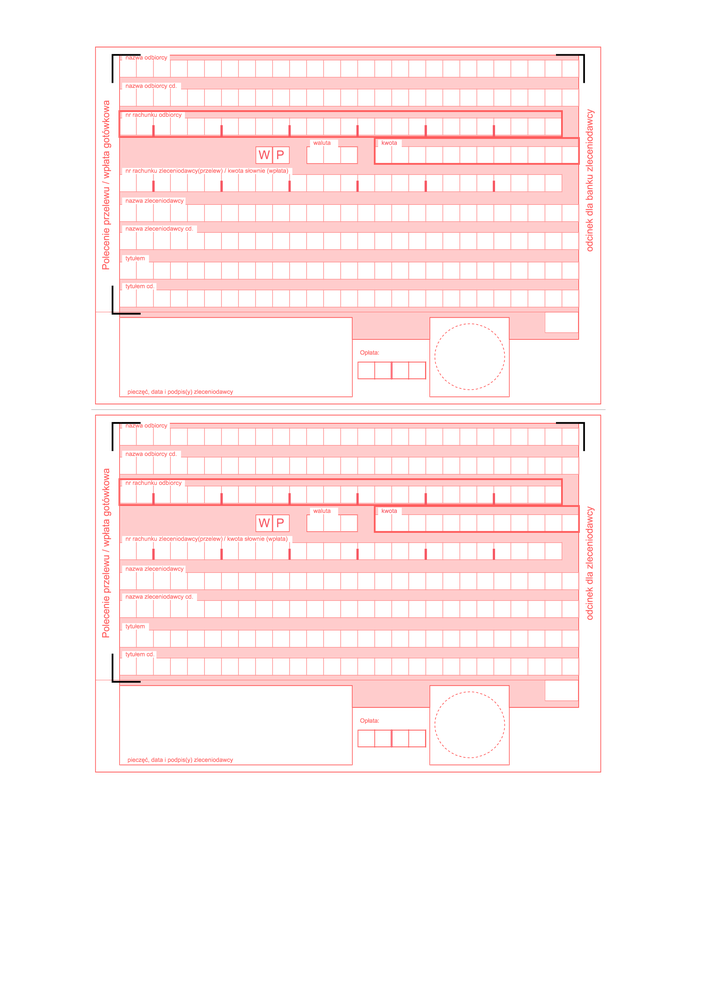
#> input picture assets/images/blankiet.png, 706 x 999 px, shrunk from 2480 x 3508 before the run, found by its file name
$ python map_template.py
#> lines starting #> are read from the running program, lines starting #| are printed output that depends on the picture; after the words box and inside, x2 and y2 are one past the last pixel; in counts of white or black regions, pixels touching at a corner belong together
# -*- coding: utf-8 -*-
"""Oblicz srodki kazdej kratki w kazdym polu. Wymaga dokladnej analizy."""
import json
import sys
import codecs
from PIL import Image
import numpy as np

sys.stdout = codecs.getwriter('utf-8')(sys.stdout.buffer)

img = Image.open(r'C:\Users\mzdrowy\Desktop\Projekty Opencode\Aplikacje\XX Polecenie przelewuPDF XX\assets\images\blankiet.png')
#> img is the input picture: PIL image 706x999 RGBA; mean R, G, B, A 117, 99.3, 99.3, 109.8
W, H = img.size
#> W = 706; H = 999
PX_PER_MM = W / 210.0
#> PX_PER_MM = 3.36

arr = np.array(img.convert('RGB'))
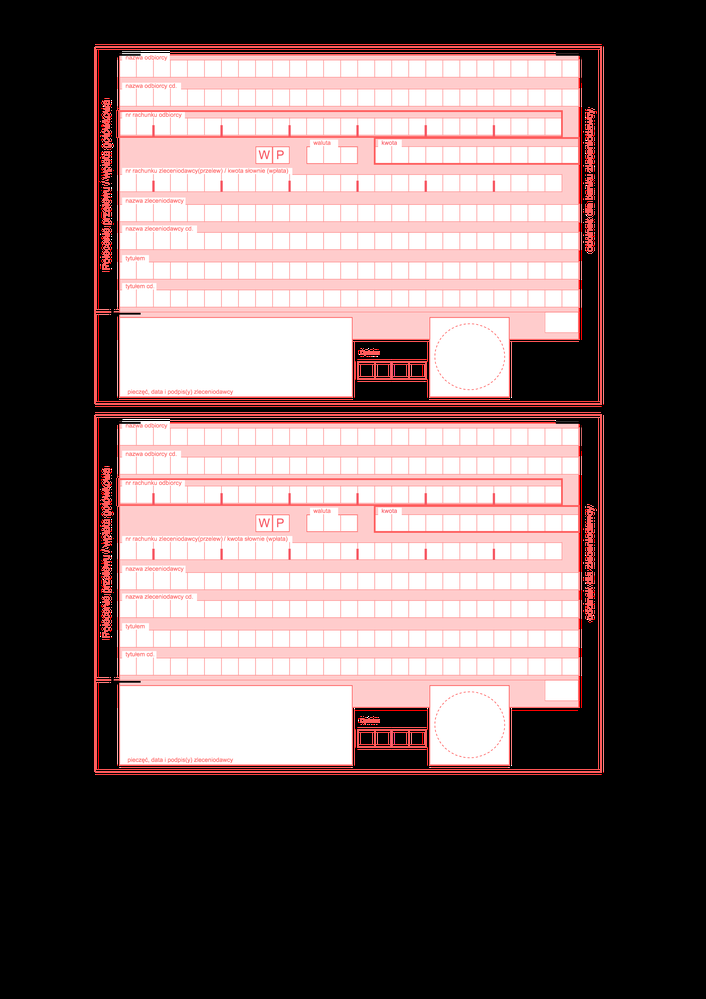
#> arr: shape (999, 706, 3); mean R, G, B 117, 99.3, 99.3
r, g, b = arr[:,:,0], arr[:,:,1], arr[:,:,2]
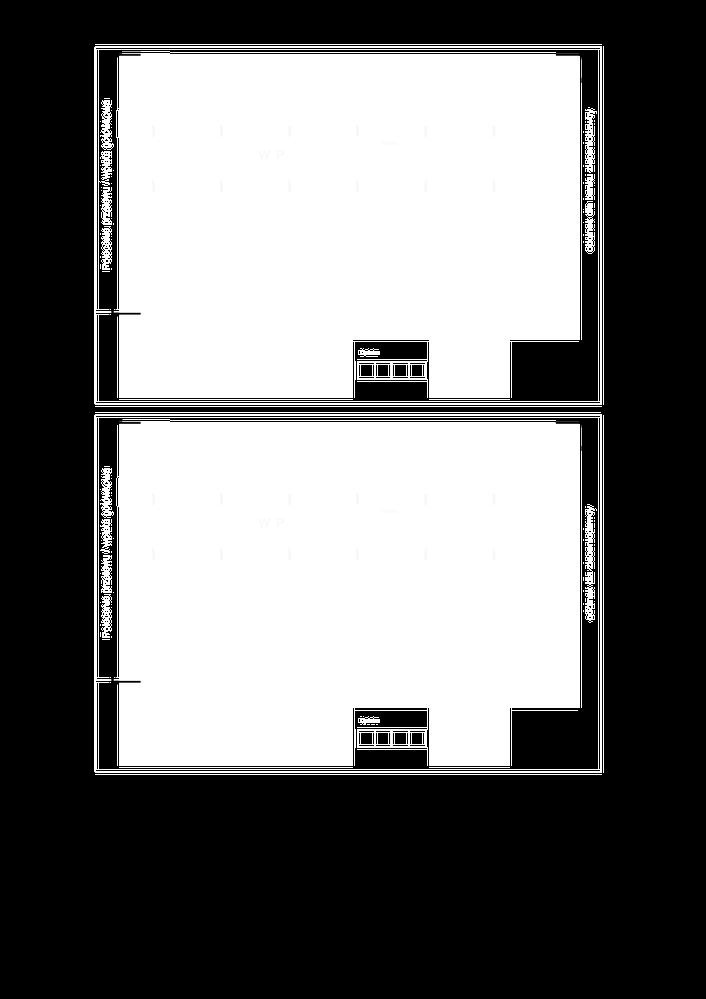
#> r: shape (999, 706); min 0, max 255, mean 117
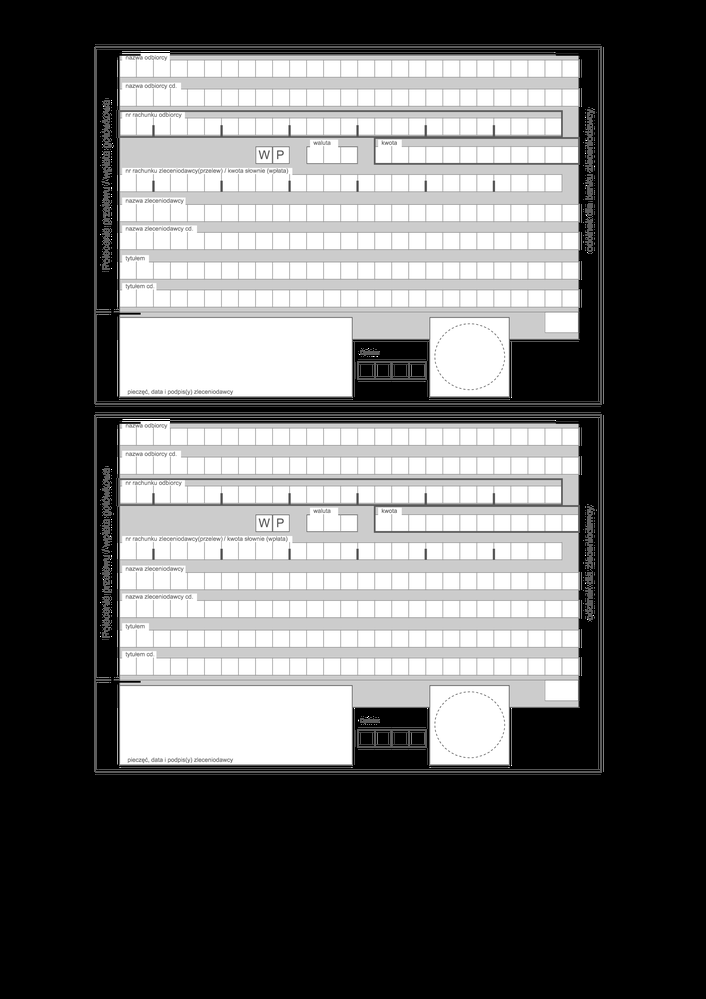
#> g: shape (999, 706); min 0, max 255, mean 99.3
red_mask = (r > 180) & (g < 130) & (b < 130) & (r.astype(int) - g.astype(int) > 30)
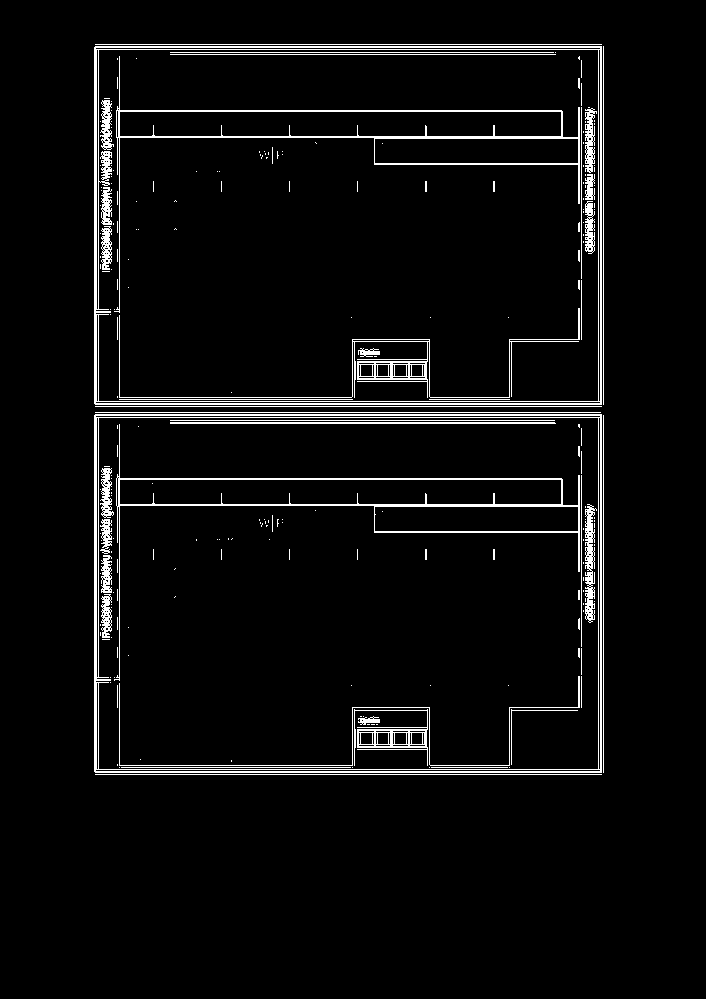
#> red_mask: shape (999, 706) bool; 4.6% white in thin lines or dots, all inside (x1, y1, x2, y2) = (94, 44, 604, 775)

# Dla kazdego pola: znajdz pionowe kreski, grupuj bliskie, oblicz srodki
def cell_centers(y1_mm, y2_mm, x1_mm, x2_mm, max_gap_mm=2.5):
    y1 = int(y1_mm * PX_PER_MM)
    y2 = int(y2_mm * PX_PER_MM)
    x1 = int(x1_mm * PX_PER_MM)
    x2 = int(x2_mm * PX_PER_MM)
    cc = red_mask[y1:y2, x1:x2].sum(axis=0)
    cols = np.where(cc >= 1)[0]
    if len(cols) == 0:
        return [], (x1_mm, x2_mm)
    # Grupuj bliskie kolumny
    groups = []
    cur = [cols[0]]
    for c in cols[1:]:
        if c - cur[-1] <= 2:
            cur.append(c)
        else:
            groups.append(int(np.mean(cur)))
            cur = [c]
    groups.append(int(np.mean(cur)))

    # Filtruj grupy: kratki to te co sa blisko siebie (odstep < 5mm)
    # W innym wypadku to ramki
    centers = []
    if len(groups) > 1:
        # Pierwsza i ostatnia linia zazwyczaj to ramki
        # Wyciagnij tylko pary bliskich linii
        pairs = []
        for i in range(len(groups)-1):
            d_px = groups[i+1] - groups[i]
            d_mm = d_px / PX_PER_MM
            if d_mm <= max_gap_mm:
                center_px = (groups[i] + groups[i+1]) / 2.0
                center_mm = (x1_mm + center_px / PX_PER_MM) if False else (groups[i] + groups[i+1]) / 2.0 / PX_PER_MM
                pairs.append({
                    "x_center_mm": round(center_mm, 3),
                    "left_mm": round((groups[i] + x1) / PX_PER_MM, 3),
                    "right_mm": round((groups[i+1] + x1) / PX_PER_MM, 3),
                    "width_mm": round(d_mm, 3),
                })
        centers = pairs
    return centers, (x1_mm, x2_mm)

pola = [
    ("nazwa_odbiorcy_1", 15.5, 22.5, 28, 175),
    ("nazwa_odbiorcy_2", 23.0, 30.0, 28, 175),
    ("nr_rachunku_odbiorcy", 33.0, 44.0, 11, 175),
    ("waluta", 47.0, 51.0, 80, 95),
    ("kwota", 47.0, 51.0, 102, 175),
    ("nr_rachunku_zleceniodawcy", 56.0, 65.0, 28, 175),
    ("kwota_slownie", 56.0, 65.0, 28, 175),
    ("nazwa_zleceniodawcy_1", 66.0, 72.0, 28, 175),
    ("nazwa_zleceniodawcy_2", 72.0, 77.0, 28, 175),
    ("tytulem_1", 78.0, 84.0, 28, 175),
    ("tytulem_2", 84.0, 90.0, 28, 175),
]

result = {"px_per_mm": PX_PER_MM, "fields": {}}
print("Srodki kratek w poszczegolnych polach:")
print("=" * 60)
for name, y1, y2, x1, x2 in pola:
    centers, (x1mm, x2mm) = cell_centers(y1, y2, x1, x2)
    if centers:
        widths = [c["width_mm"] for c in centers]
        print(f"{name}: {len(centers)} kratek, szerokosc {min(widths):.2f}-{max(widths):.2f}mm")
    else:
        print(f"{name}: brak kratek w ({x1},{x2})mm")
    result["fields"][name] = {
        "y_text_mm": round((y1+y2)/2, 2),
        "x_range_mm": [x1, x2],
        "cells": centers,
    }
#> this loop made 11 passes
#> cols in cell_centers on passes 2, 4, 11: [0, 1, 2, 4, 10, 11, 12, 13, 14, 15, 23, 25, 484, 485, 487], [4, 9], [0, 1, 2, 4, 23, 25, 34, 484, 485, 487]

with open('tools/cells_map.json', 'w', encoding='utf-8') as f:
    json.dump(result, f, indent=2, ensure_ascii=False)
print("\nZapisano: tools/cells_map.json")
